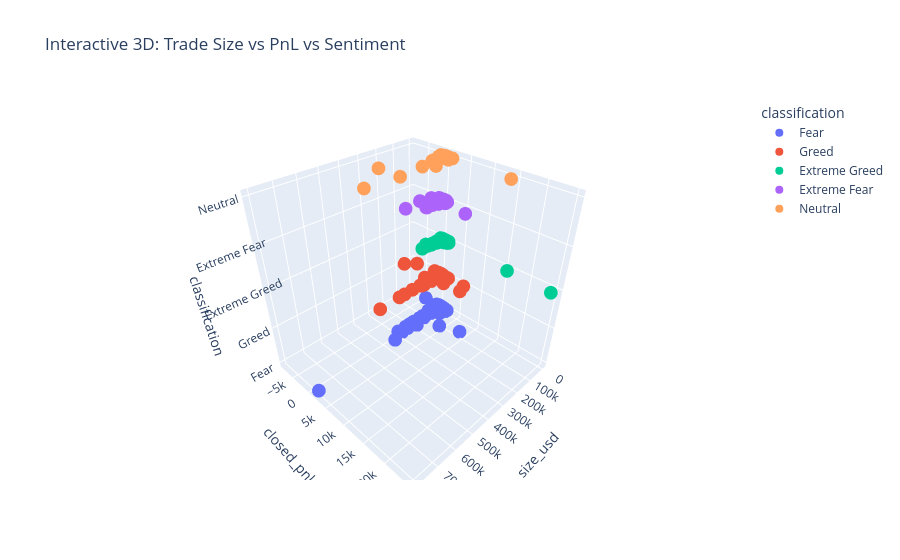

The notebook cell saved with this chart:
### Code cell
import plotly.express as px

fig = px.scatter_3d(
    df.sample(5000),
    x='size_usd',
    y='closed_pnl',
    z='classification',
    color='classification',
    title="Interactive 3D: Trade Size vs PnL vs Sentiment"
)

fig.show()

### Figure 1 — Plotly figure (JSON) as saved in the notebook; plotly's stock layout.template omitted (floating-point values rounded to 4 significant figures; data arrays with more than 128 entries replaced by an {"elided": "..."} marker saying what was removed)
{"data": [{"hovertemplate": "classification=%{z}<br>size_usd=%{x}<br>closed_pnl=%{y}<extra></extra>", "legendgroup": "Fear", "marker": {"color": "#636efa", "symbol": "circle"}, "mode": "markers", "name": "Fear", "scene": "scene", "showlegend": true, "type": "scatter3d", "x": {"elided": "1515 float values"}, "y": {"elided": "1515 float values"}, "z": {"elided": "1515 str values"}}, {"hovertemplate": "classification=%{z}<br>size_usd=%{x}<br>closed_pnl=%{y}<extra></extra>", "legendgroup": "Greed", "marker": {"color": "#EF553B", "symbol": "circle"}, "mode": "markers", "name": "Greed", "scene": "scene", "showlegend": true, "type": "scatter3d", "x": {"elided": "1180 float values"}, "y": {"elided": "1180 float values"}, "z": {"elided": "1180 str values"}}, {"hovertemplate": "classification=%{z}<br>size_usd=%{x}<br>closed_pnl=%{y}<extra></extra>", "legendgroup": "Extreme Greed", "marker": {"color": "#00cc96", "symbol": "circle"}, "mode": "markers", "name": "Extreme Greed", "scene": "scene", "showlegend": true, "type": "scatter3d", "x": {"elided": "919 float values"}, "y": {"elided": "919 float values"}, "z": {"elided": "919 str values"}}, {"hovertemplate": "classification=%{z}<br>size_usd=%{x}<br>closed_pnl=%{y}<extra></extra>", "legendgroup": "Extreme Fear", "marker": {"color": "#ab63fa", "symbol": "circle"}, "mode": "markers", "name": "Extreme Fear", "scene": "scene", "showlegend": true, "type": "scatter3d", "x": {"elided": "503 float values"}, "y": {"elided": "503 float values"}, "z": {"elided": "503 str values"}}, {"hovertemplate": "classification=%{z}<br>size_usd=%{x}<br>closed_pnl=%{y}<extra></extra>", "legendgroup": "Neutral", "marker": {"color": "#FFA15A", "symbol": "circle"}, "mode": "markers", "name": "Neutral", "scene": "scene", "showlegend": true, "type": "scatter3d", "x": {"elided": "882 float values"}, "y": {"elided": "882 float values"}, "z": {"elided": "882 str values"}}], "layout": {"legend": {"title": {"text": "classification"}, "tracegroupgap": 0}, "scene": {"domain": {"x": [0, 1], "y": [0, 1]}, "xaxis": {"title": {"text": "size_usd"}}, "yaxis": {"title": {"text": "closed_pnl"}}, "zaxis": {"categoryarray": ["Fear", "Greed", "Extreme Greed", "Extreme Fear", "Neutral", null], "categoryorder": "array", "title": {"text": "classification"}}}, "title": {"text": "Interactive 3D: Trade Size vs PnL vs Sentiment"}}}
